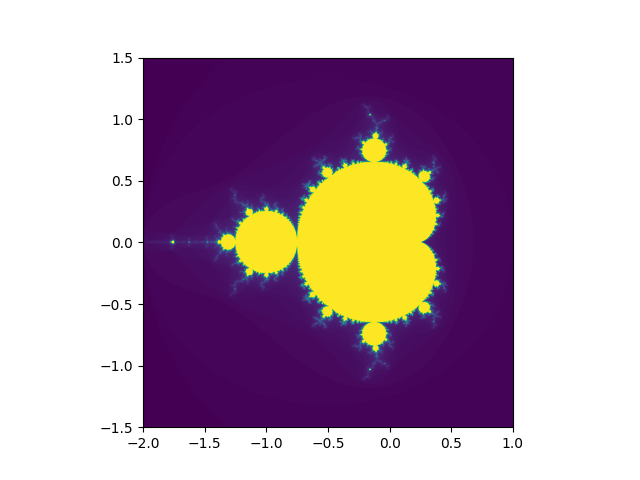

Recreate this plot in Python.
import numpy as np
import matplotlib.pyplot as plt

def mandel(x, y, size, pixels, filename):   
    xmin, xmax = x, x+size
    ymin, ymax = y, y+size
    num_pixels = pixels

    # initial setup of calculation constant C for each pixel
    X = np.linspace(xmin, xmax, num_pixels)[None,:]
    Y = np.linspace(ymin, ymax, num_pixels)[:,None]
    C = X + 1j * Y
    # start value of Z is always 0
    Z = np.zeros_like(C)
    # P counts iterations, this is what we plot at the end
    P = np.zeros_like(C, dtype='uint8') # unsigned int 0..255

    # iteration of Z <- Z*Z + C
    for i in range(120):
        # print(f"Iteration {i}")
        # which elements are still "live"?
        live = np.abs(Z) < 2.
        # update live pixels with current iteration number
        P[live] = i 
        # iterate
        Z[live] = Z[live]*Z[live] + C[live] 

    plt.imshow(
        P, 
        origin='lower',
        extent=(X.min(), X.max(), Y.min(), Y.max())
    )
    plt.savefig(f"{filename}")

def mandel_zoom(old_x, new_x, old_y, new_y, old_size, new_size, pixels, num_steps):
    x = list(np.linspace(old_x,new_x,num_steps))
    y = list(np.linspace(old_y, new_y, num_steps))
    size = list(np.linspace(old_size, new_size, num_steps))

    for i in range(num_steps):
        mandel(x[i], y[i], size[i], pixels, f"zoom_{i+1}.png")



while True:
    try:
        num_images =  int(input("Antall bilder: "))
        pixels = int(input("Antall piksler: "))
        mandel_zoom(-2, -0.725, -1.5, 0.335, 3, 0.02, pixels, num_images)
        break
    except ValueError:
        continue
